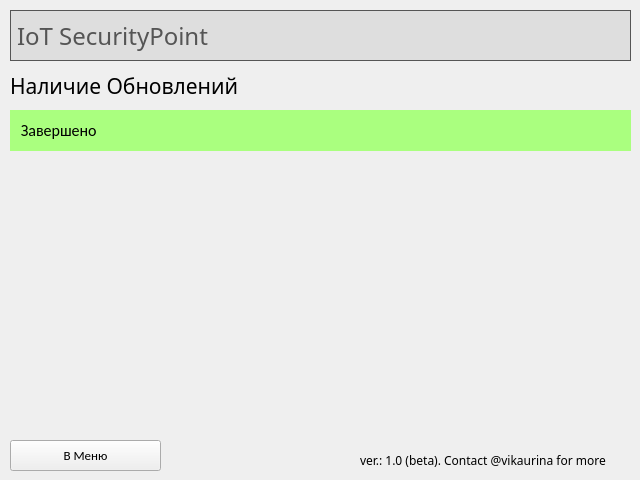
<?xml version="1.0" encoding="UTF-8"?>
<ui version="4.0">
 <class>IoT_SecurityPoint</class>
 <widget class="QMainWindow" name="IoT_SecurityPoint">
  <property name="geometry">
   <rect>
    <x>0</x>
    <y>0</y>
    <width>640</width>
    <height>480</height>
   </rect>
  </property>
  <property name="windowTitle">
   <string>MainWindow</string>
  </property>
  <property name="layoutDirection">
   <enum>Qt::LeftToRight</enum>
  </property>
  <widget class="QWidget" name="centralwidget">
   <widget class="QLabel" name="header_name">
    <property name="geometry">
     <rect>
      <x>10</x>
      <y>10</y>
      <width>621</width>
      <height>51</height>
     </rect>
    </property>
    <property name="font">
     <font>
      <family>Calibri Light</family>
      <pointsize>18</pointsize>
     </font>
    </property>
    <property name="styleSheet">
     <string notr="true">color: rgb(85, 85, 85);
border-color: rgb(85, 85, 85);
background-color: rgb(222, 222, 222);</string>
    </property>
    <property name="frameShape">
     <enum>QFrame::Box</enum>
    </property>
    <property name="frameShadow">
     <enum>QFrame::Plain</enum>
    </property>
    <property name="text">
     <string>IoT SecurityPoint</string>
    </property>
   </widget>
   <widget class="QPushButton" name="btn_back">
    <property name="geometry">
     <rect>
      <x>10</x>
      <y>440</y>
      <width>151</width>
      <height>31</height>
     </rect>
    </property>
    <property name="font">
     <font>
      <family>Calibri</family>
      <pointsize>10</pointsize>
     </font>
    </property>
    <property name="text">
     <string>В Меню</string>
    </property>
   </widget>
   <widget class="QLabel" name="header_name_check_upd">
    <property name="geometry">
     <rect>
      <x>10</x>
      <y>60</y>
      <width>621</width>
      <height>51</height>
     </rect>
    </property>
    <property name="font">
     <font>
      <family>Calibri Light</family>
      <pointsize>16</pointsize>
     </font>
    </property>
    <property name="frameShape">
     <enum>QFrame::NoFrame</enum>
    </property>
    <property name="frameShadow">
     <enum>QFrame::Plain</enum>
    </property>
    <property name="text">
     <string>Наличие Обновлений</string>
    </property>
   </widget>
   <widget class="QLabel" name="bottom_note">
    <property name="geometry">
     <rect>
      <x>360</x>
      <y>450</y>
      <width>271</width>
      <height>20</height>
     </rect>
    </property>
    <property name="font">
     <font>
      <family>Calibri Light</family>
      <pointsize>9</pointsize>
     </font>
    </property>
    <property name="text">
     <string>ver.: 1.0 (beta). Contact @vikaurina for more</string>
    </property>
   </widget>
   <widget class="QLabel" name="label_status">
    <property name="geometry">
     <rect>
      <x>10</x>
      <y>110</y>
      <width>621</width>
      <height>41</height>
     </rect>
    </property>
    <property name="font">
     <font>
      <family>Calibri</family>
      <pointsize>12</pointsize>
     </font>
    </property>
    <property name="layoutDirection">
     <enum>Qt::LeftToRight</enum>
    </property>
    <property name="styleSheet">
     <string notr="true">background-color: rgb(170, 255, 127);</string>
    </property>
    <property name="text">
     <string>   Завершено</string>
    </property>
   </widget>
  </widget>
 </widget>
 <resources/>
 <connections/>
</ui>
